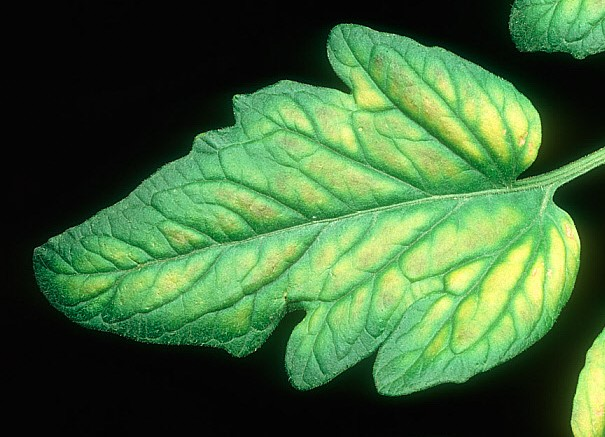
#> input picture images/1.jpg, 605 x 437 px
$ python leaf_analyze_hsv_6.py images/1.jpg
#> lines starting #> are read from the running program, lines starting #| are printed output that depends on the picture; after the words box and inside, x2 and y2 are one past the last pixel; in counts of white or black regions, pixels touching at a corner belong together
import cv2
import numpy as np
import sys
import os

def get_min_max_intensity(hsv_img, structural_mask, color_mask):
    """Calculates min and max brightness (V channel) where structure and color overlap."""
    combined_mask = cv2.bitwise_and(structural_mask, color_mask)
    v_channel = hsv_img[:, :, 2]
    pixels = v_channel[combined_mask == 255]

    if len(pixels) > 0:
        return int(np.min(pixels)), int(np.max(pixels))
    return 0, 0

def analyze_leaf_deficiency(image_path, report_file):
#> called with image_path = 'images/1.jpg'
    img = cv2.imread(image_path)
#> img is the input picture: shape (437, 605, 3); mean B, G, R 57.3, 103.3, 64
    if img is None:
        error_msg = f"Error: Could not load the leaf image from path: '{image_path}'\n"
        print(error_msg)
        report_file.write(error_msg)
        return

    # Resize to standard dimensions
    img = cv2.resize(img, (600, 600))
#> img: shape (600, 600, 3)
    hsv = cv2.cvtColor(img, cv2.COLOR_BGR2HSV)
#> hsv: shape (600, 600, 3); mean H, S, V 40.8, 99.3, 103.2
    gray = cv2.cvtColor(img, cv2.COLOR_BGR2GRAY)
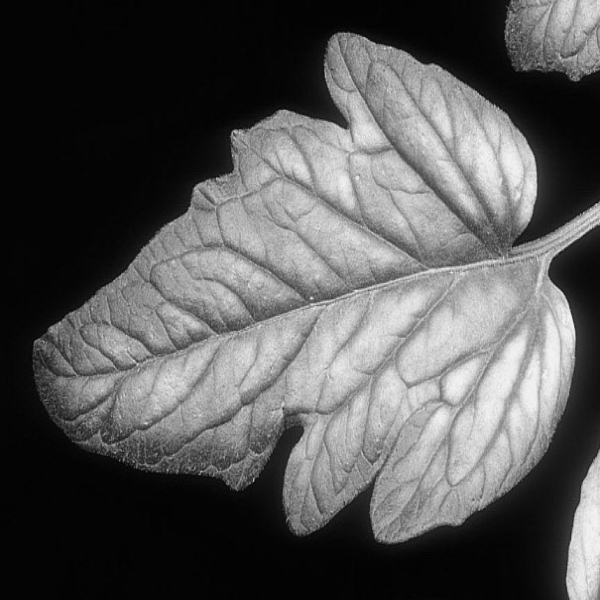
#> gray: shape (600, 600); min 0, max 245, mean 86.2

    # ==========================================
    # UPGRADED STEP 1: ROBUST LEAF SEGMENTATION
    # ==========================================
    # Define a generous range capturing all plant matter (withered browns to healthy dark greens)
    # This automatically filters out blue backgrounds, stark white trays, or concrete floors.
    lower_plant = np.array([5, 20, 25])
    upper_plant = np.array([95, 255, 255])
    raw_plant_mask = cv2.inRange(hsv, lower_plant, upper_plant)
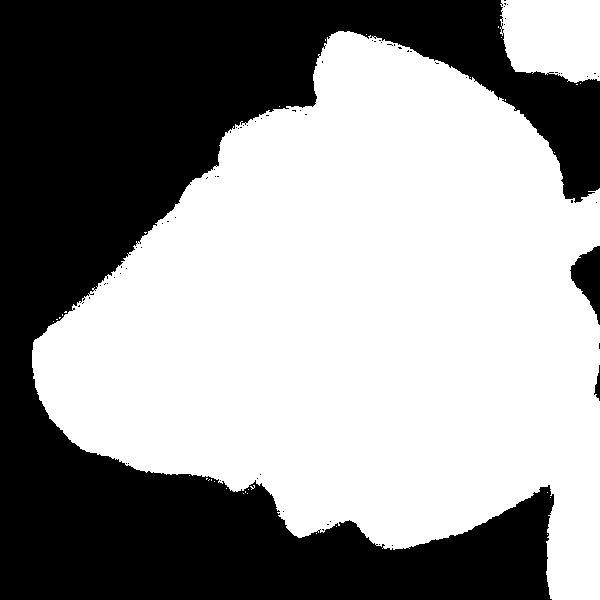
#> raw_plant_mask: shape (600, 600); 58.2% white; 72 black regions (69 under 20 px), largest, box (x1, y1, x2, y2) and area: (0, 0, 600, 600) 149145, (570, 246, 600, 325) 1280, (594, 365, 600, 401) 106

    # Clean up minor speckles, dust, and close minor holes within the leaf body
    kernel_clean = cv2.getStructuringElement(cv2.MORPH_ELLIPSE, (7, 7))
    cleaned_mask = cv2.morphologyEx(raw_plant_mask, cv2.MORPH_CLOSE, kernel_clean)
#> cleaned_mask: shape (600, 600); 58.4% white; 3 black regions, box (x1, y1, x2, y2) and area: (0, 0, 600, 600) 148424, (571, 246, 600, 316) 1238, (595, 382, 600, 396) 56
    cleaned_mask = cv2.morphologyEx(cleaned_mask, cv2.MORPH_OPEN, kernel_clean)
#> cleaned_mask: shape (600, 600); 58.4% white; 3 black regions

    # Extract contours from our cleaned color mask
    contours, _ = cv2.findContours(cleaned_mask, cv2.RETR_EXTERNAL, cv2.CHAIN_APPROX_SIMPLE)
#> contours = 2 contours; box (x1, y1, x2, y2) and area: (32, 31, 600, 600) 201936, (500, 0, 600, 85) 7125

    leaf_pixel_area = 0
    leaf_perimeter = 0.0
    width, height = 0, 0
    x, y = 0, 0
    leaf_contour = None

    # CRITICAL BACKGROUND ELIMINATION: Isolate only the absolute largest physical object
    if contours:
        leaf_contour = max(contours, key=cv2.contourArea)
#> leaf_contour = contour of 889 points, box (x1, y1, x2, y2) (32, 31, 600, 600), area 201936

        # Build a pristine mask containing EXCLUSIVELY the primary leaf contour
        leaf_mask = np.zeros_like(cleaned_mask)
        cv2.drawContours(leaf_mask, [leaf_contour], -1, 255, thickness=cv2.FILLED)
#> leaf_mask: shape (600, 600); 56.4% white; 3 black regions, box (x1, y1, x2, y2) and area: (0, 0, 600, 600) 155814, (571, 246, 600, 316) 1241, (595, 382, 600, 396) 56

        # Calculate Shape and Geometry Metrics
        leaf_pixel_area = cv2.contourArea(leaf_contour)
#> leaf_pixel_area = 201936.5
        leaf_perimeter = cv2.arcLength(leaf_contour, closed=True)
#> leaf_perimeter = 2208.3
        x, y, width, height = cv2.boundingRect(leaf_contour)
#> x = 32; y = 31; width = 568; height = 569
    else:
        # Fallback to the morph mask if no contours are identified
        leaf_mask = cleaned_mask
        print(f"Warning: No clear independent contours detected for {os.path.basename(image_path)}.")

    # ==========================================
    # STEP 2: DISSECT VEINS AND LAMINA
    # ==========================================
    kernel_vein = cv2.getStructuringElement(cv2.MORPH_CROSS, (15, 15))
    blackhat = cv2.morphologyEx(gray, cv2.MORPH_BLACKHAT, kernel_vein)

    # We apply adaptive thresholding here instead of a hardcoded value to better manage shadows
    vein_mask_raw = cv2.adaptiveThreshold(blackhat, 255, cv2.ADAPTIVE_THRESH_GAUSSIAN_C, cv2.THRESH_BINARY, 15, 2)
#> vein_mask_raw: shape (600, 600); 71.9% white; black in thin lines or dots

    # Intersection ensures background elements outside the leaf boundary never bleed into our veins
    vein_mask = cv2.bitwise_and(vein_mask_raw, leaf_mask)
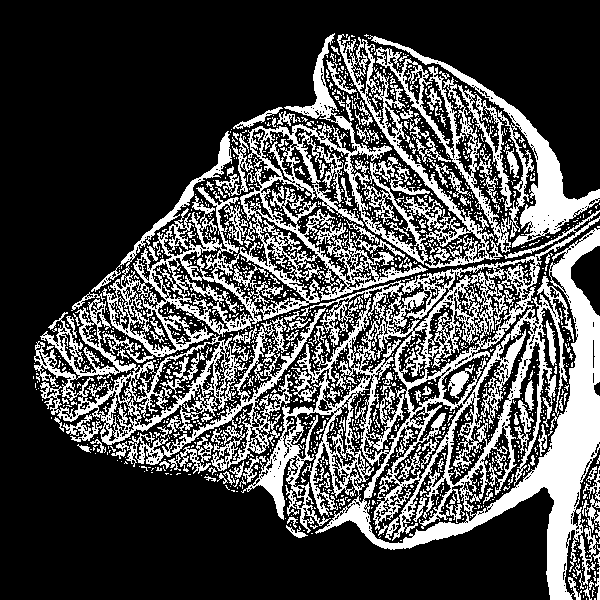
#> vein_mask: shape (600, 600); 29.4% white; 1692 white regions (1537 under 20 px), largest, box (x1, y1, x2, y2) and area: (241, 210, 600, 600) 40847, (34, 33, 503, 445) 33084, (368, 35, 600, 253) 9681
    lamina_mask = cv2.bitwise_and(leaf_mask, cv2.bitwise_not(vein_mask))
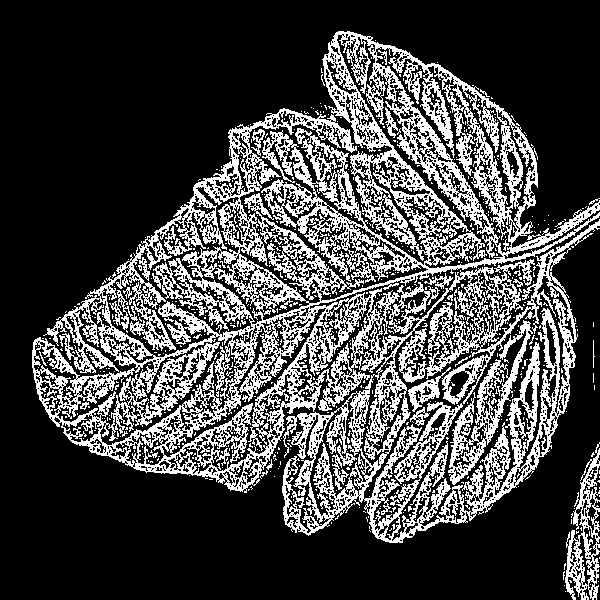
#> lamina_mask: shape (600, 600); 27% white in thin lines or dots, all inside (x1, y1, x2, y2) = (32, 31, 600, 600)

    # ==========================================
    # STEP 3 & 4: HSV DIAGNOSTIC MASKS
    # ==========================================
    lower_green = np.array([36, 60, 40])
    upper_green = np.array([85, 255, 255])

    lower_yellow = np.array([21, 60, 80])
    upper_yellow = np.array([35, 255, 255])

    lower_pale_green = np.array([36, 15, 100])
    upper_pale_green = np.array([85, 59, 255])

    lower_brown = np.array([5, 50, 30])
    upper_brown = np.array([20, 255, 180])

    lower_purple = np.array([130, 40, 20])
    upper_purple = np.array([175, 255, 150])

    masks = {
        'Green': cv2.inRange(hsv, lower_green, upper_green),
        'Yellow': cv2.inRange(hsv, lower_yellow, upper_yellow),
        'Pale Green': cv2.inRange(hsv, lower_pale_green, upper_pale_green),
        'Brown/Scorched': cv2.inRange(hsv, lower_brown, upper_brown),
        'Dark Purple': cv2.inRange(hsv, lower_purple, upper_purple)
    }

    # ==========================================
    # STEP 5 & 6: REPORT COMPILATION & METRICS
    # ==========================================
    vein_total_pixels = np.sum(vein_mask == 255)
#> vein_total_pixels = 105723
    lamina_total_pixels = np.sum(lamina_mask == 255)
#> lamina_total_pixels = 97166

    report_text = f"\nIMAGE FILE: {os.path.basename(image_path)}\n"
    report_text += "="*85 + "\n"
    report_text += "MORPHOLOGICAL METRICS (CLEANED BACKGROUND):\n"
    report_text += f"  - Total Leaf Pixel Area: {leaf_pixel_area:,} px\n"
    report_text += f"  - Boundary Perimeter:    {leaf_perimeter:.2f} px\n"
    report_text += f"  - Bounding Dimensions:   Width: {width}px | Height: {height}px\n"
    if leaf_pixel_area > 0:
        report_text += f"  - Vein Density Ratio:    {(vein_total_pixels / leaf_pixel_area)*100:.1f}%\n"
    report_text += "-"*85 + "\n"

    report_text += f"{'SEGMENT':<12} | {'COLOR':<15} | {'AREA %':<10} | {'INTENSITY RANGE (MIN - MAX)':<30}\n"
    report_text += "="*85 + "\n"

    for seg_name, seg_mask, total_pix in [('VEINS', vein_mask, vein_total_pixels), ('LAMINA', lamina_mask, lamina_total_pixels)]:
        if total_pix == 0:
            continue
        first_row = True
        for color_name, color_mask in masks.items():
            overlapping_pixels = np.sum(cv2.bitwise_and(seg_mask, color_mask) == 255)
            area_pct = (overlapping_pixels / total_pix) * 100
            c_min, c_max = get_min_max_intensity(hsv, seg_mask, color_mask)

            display_name = seg_name if first_row else ""
            report_text += f"{display_name:<12} | {color_name:<15} | {area_pct:>8.1f}% | [Min: {c_min:>3}, Max: {c_max:>3}]\n"
            first_row = False
        report_text += "-"*85 + "\n"
#> this loop made 2 passes
#> (seg_name, total_pix) on passes 1 to 2: ('VEINS', 105723), ('LAMINA', 97166)
#> pass 1, in get_min_max_intensity, `v_channel = hsv_img[:, :, 2]`:
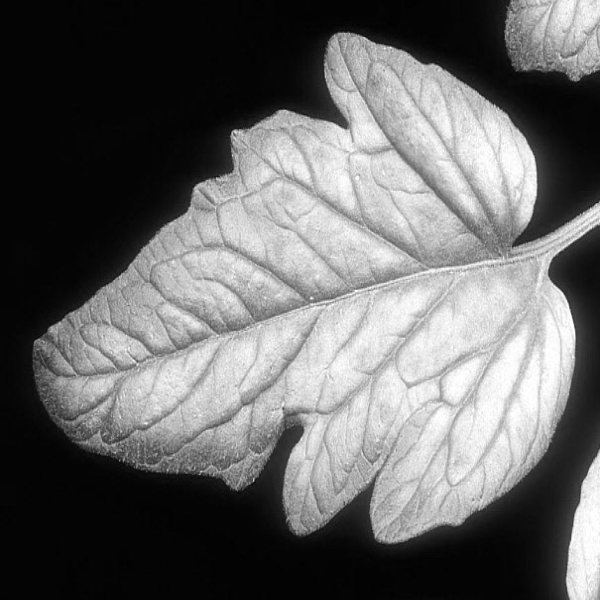
#> v_channel: shape (600, 600); min 1, max 255, mean 103.2
#> pass 1, in get_min_max_intensity (call 2), `combined_mask = cv2.bitwise_and(structural_mask, color_mask)`:
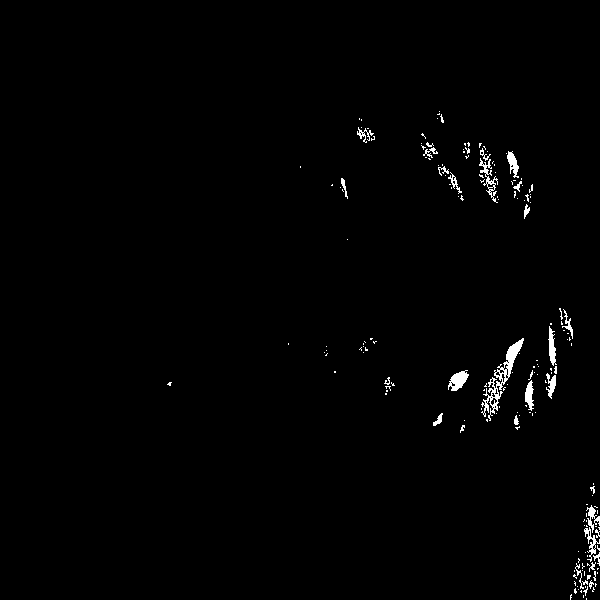
#> combined_mask: shape (600, 600); 1% white; 180 white regions (152 under 20 px), largest, box (x1, y1, x2, y2) and area: (481, 338, 524, 421) 737, (448, 370, 469, 391) 251, (479, 158, 498, 203) 235

    l_yellow_pct = (np.sum(cv2.bitwise_and(lamina_mask, masks['Yellow']) == 255) / lamina_total_pixels) * 100 if lamina_total_pixels > 0 else 0
#> l_yellow_pct = 4.35
    l_brown_pct = (np.sum(cv2.bitwise_and(lamina_mask, masks['Brown/Scorched']) == 255) / lamina_total_pixels) * 100 if lamina_total_pixels > 0 else 0
#> l_brown_pct = 0
    l_purple_pct = (np.sum(cv2.bitwise_and(lamina_mask, masks['Dark Purple']) == 255) / lamina_total_pixels) * 100 if lamina_total_pixels > 0 else 0
#> l_purple_pct = 0
    l_pale_pct = (np.sum(cv2.bitwise_and(lamina_mask, masks['Pale Green']) == 255) / lamina_total_pixels) * 100 if lamina_total_pixels > 0 else 0
#> l_pale_pct = 0.0134

    alerts = []
    if l_brown_pct > 15: alerts.append("⚠️ HIGH NECROTIC BROWN DETECTED: Review Potassium (K) Margin Scorch.")
    if l_purple_pct > 10: alerts.append("⚠️ PURPLE ANOMALY DETECTED: Check Phosphorus status or heavy anthocyanin stress.")
    if l_pale_pct > 30:  alerts.append("⚠️ HIGH PALE GREEN AREA: Possible early wilting or moisture transport stress.")
    if l_yellow_pct > 35: alerts.append("⚠️ HIGH YELLOW AREA: Active Chlorosis (Reference previous Mg vs N logic).")

    if not alerts:
        alerts.append("✅ Tissue areas align standard color composition profile bounds.")

    report_text += "DIAGNOSTIC ALERTS:\n" + "\n".join(alerts) + "\n"
    report_text += "="*85 + "\n"

    print(report_text)
#| IMAGE FILE: 1.jpg
#| =====================================================================================
#| MORPHOLOGICAL METRICS (CLEANED BACKGROUND):
#|   - Total Leaf Pixel Area: 201,936.5 px
#|   - Boundary Perimeter:    2208.28 px
#|   - Bounding Dimensions:   Width: 568px | Height: 569px
#> (further printed lines are left out)
    report_file.write(report_text)

    # ==========================================
    # STEP 7: SINGLE-WINDOW INTERACTIVE VISUALIZER
    # ==========================================
    print("\n[INFO] Interactive Visualizer Active.")
    print("  Press '0' -> View Original Leaf Image")
    print("  Press '1' -> View Isolate Boundary Shape & Dimensions (Erases Background)")
    print("  Press '2' -> View Vein vs Lamina Anatomical Masks")
    print("  Press '3' -> View Deficiency Deficiency Overlays")
    print("  Press 'q' -> Close window and move to next file\n")

    current_mode = '0'
    window_name = "Interactive Plant Pathology Dashboard"
    cv2.namedWindow(window_name)

    while True:
        if current_mode == '0':
            canvas = img.copy()
            cv2.putText(canvas, "MODE 0: Original Image", (15, 30), cv2.FONT_HERSHEY_SIMPLEX, 0.6, (0, 255, 0), 2)
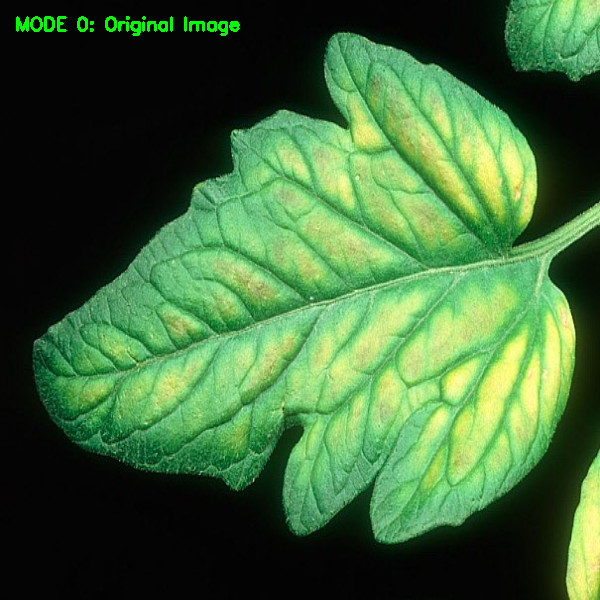
#> canvas: shape (600, 600, 3); mean B, G, R 57.2, 104.3, 63.9

        elif current_mode == '1':
            canvas = img.copy()
            if leaf_contour is not None:
                # Draws a pristine green silhouette directly around the leaf body
                cv2.drawContours(canvas, [leaf_contour], -1, (0, 255, 0), 3)
                cv2.rectangle(canvas, (x, y), (x + width, y + height), (255, 0, 0), 2)
            cv2.putText(canvas, f"MODE 1: Leaf Contour Boundary (Area: {int(leaf_pixel_area)}px)", (15, 30), cv2.FONT_HERSHEY_SIMPLEX, 0.5, (255, 255, 0), 2)

        elif current_mode == '2':
            canvas = img.copy()
            canvas[vein_mask == 255] = [255, 0, 0]        # Highlight internal veins neon blue
            canvas[lamina_mask == 255] = canvas[lamina_mask == 255] * 0.4 # Dim the body tissue to elevate contrast
            cv2.putText(canvas, "MODE 2: Anatomy Structure (Blue = Veins)", (15, 30), cv2.FONT_HERSHEY_SIMPLEX, 0.6, (255, 0, 0), 2)

        elif current_mode == '3':
            canvas = img.copy()
            canvas[masks['Brown/Scorched'] == 255] = [0, 69, 139]
            canvas[masks['Dark Purple'] == 255] = [128, 0, 128]
            canvas[masks['Yellow'] == 255] = [0, 255, 255]
            canvas[masks['Pale Green'] == 255] = [200, 255, 200]
            cv2.putText(canvas, "MODE 3: Nutrient Deficiency Overlay Map", (15, 30), cv2.FONT_HERSHEY_SIMPLEX, 0.6, (0, 0, 255), 2)

        cv2.imshow(window_name, canvas)

        key = cv2.waitKey(30) & 0xFF
#> (key q is pressed here)
        if key == ord('q'):
            break
        elif key in [ord('0'), ord('1'), ord('2'), ord('3')]:
            current_mode = chr(key)

    cv2.destroyAllWindows()

if __name__ == "__main__":
    if len(sys.argv) < 2:
        print("Usage: python script_name.py <leaf_image1> <leaf_image2> ...")
        sys.exit(1)

    report_filename = "expanded_leaf_report.txt"
    with open(report_filename, "w", encoding="utf-8") as f:
        f.write("="*85 + "\n")
        f.write("                     ADVANCED MULTI-NUTRIENT DEFICIENCY MATRIX                  \n")
        f.write("="*85 + "\n")

        for i in range(1, len(sys.argv)):
            analyze_leaf_deficiency(sys.argv[i], f)

    print(f"\nProcessing complete. Metrics saved to '{report_filename}'.")

$ run again, on images/2.jpg
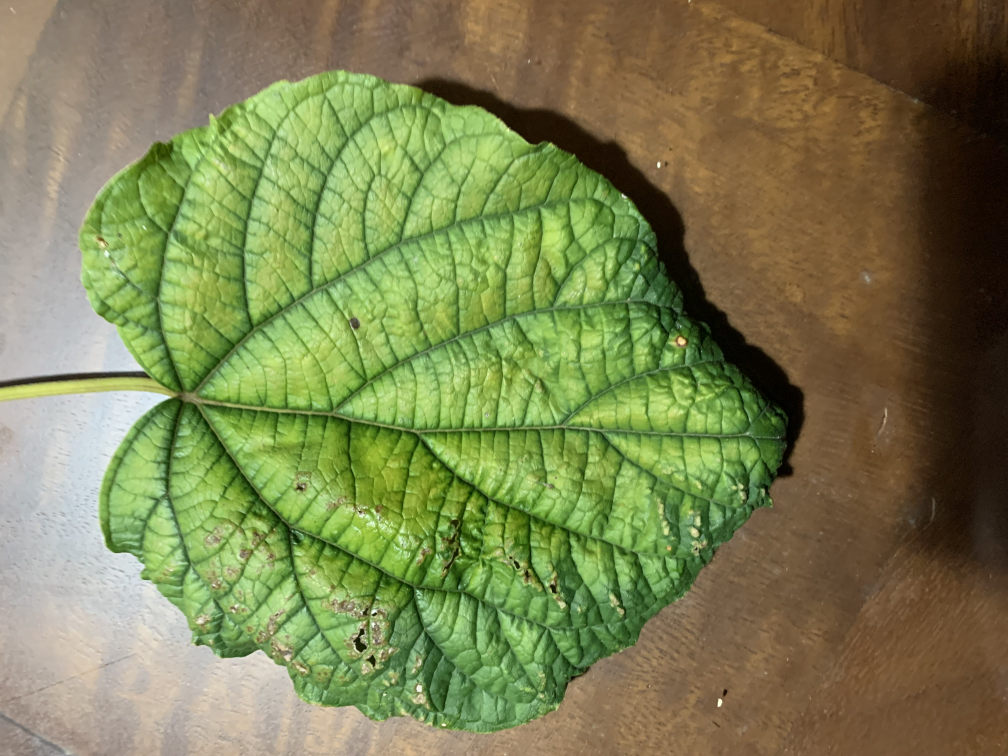
#> input picture images/2.jpg, 4032 x 3024 px (shown at 1/4 size)
#> in analyze_leaf_deficiency, img is the input picture: shape (3024, 4032, 3); mean B, G, R 81.6, 129.3, 123.8
#> img: shape (600, 600, 3)
#> hsv: shape (600, 600, 3); mean H, S, V 31.4, 120.5, 140.6
#> in analyze_leaf_deficiency, `raw_plant_mask = cv2.inRange(hsv, lower_plant, upper_plant)`:
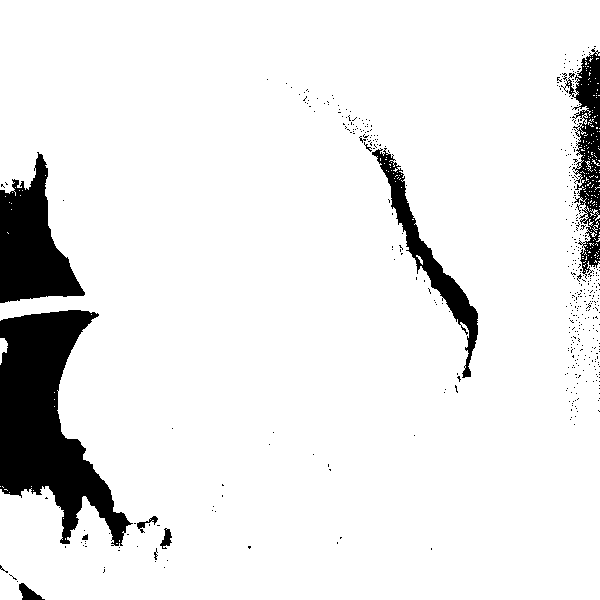
#> raw_plant_mask: shape (600, 600); 91.4% white; 467 black regions (457 under 20 px), largest, box (x1, y1, x2, y2) and area: (0, 310, 133, 546) 15204, (0, 152, 85, 303) 7007, (561, 48, 600, 279) 3669
#> contours = 2 contours; box (x1, y1, x2, y2) and area: (0, 0, 600, 600) 335016, (0, 338, 8, 356) 90
#> leaf_contour = contour of 540 points, box (x1, y1, x2, y2) (0, 0, 600, 600), area 335016
#> leaf_mask: shape (600, 600); 93.5% white; 7 black regions, largest, box (x1, y1, x2, y2) and area: (0, 310, 129, 542) 15082, (0, 157, 84, 303) 6845, (576, 58, 600, 124) 966
#> leaf_pixel_area = 335015.5
#> leaf_perimeter = 3203
#> x = 0; width = 600
#> vein_mask_raw: shape (600, 600); 55% white; 3091 black regions (2568 under 20 px), largest, box (x1, y1, x2, y2) and area: (0, 0, 451, 600) 69255, (358, 149, 520, 505) 10419, (367, 0, 600, 154) 6597
#> vein_mask: shape (600, 600); 50.9% white; 2801 black regions (2315 under 20 px), largest, box (x1, y1, x2, y2) and area: (0, 0, 451, 600) 86702, (358, 149, 520, 505) 10419, (367, 0, 600, 173) 7845
#> lamina_mask: shape (600, 600); 42.5% white; 2885 white regions (2380 under 20 px), largest, box (x1, y1, x2, y2) and area: (0, 93, 451, 600) 50915, (358, 149, 520, 505) 10419, (45, 0, 323, 228) 8550
#> vein_total_pixels = 183407
#> lamina_total_pixels = 153123
#> the loop in analyze_leaf_deficiency, `for seg_name, seg_mask, total_pix in [('VEINS', vein_mask, vein_total_..` made 2 passes
#> (seg_name, total_pix) on passes 1 to 2: ('VEINS', 183407), ('LAMINA', 153123)
#> l_yellow_pct = 1.3
#> l_brown_pct = 33.67
#> l_purple_pct = 0
#> l_pale_pct = 0.356
#| IMAGE FILE: 2.jpg
#| =====================================================================================
#| MORPHOLOGICAL METRICS (CLEANED BACKGROUND):
#|   - Total Leaf Pixel Area: 335,015.5 px
#|   - Boundary Perimeter:    3203.04 px
#|   - Bounding Dimensions:   Width: 600px | Height: 600px
#> (further printed lines are left out)
#> in analyze_leaf_deficiency, `cv2.putText(canvas, "MODE 0: Original Image", (15, 30), cv2.FONT_HERSH..`:
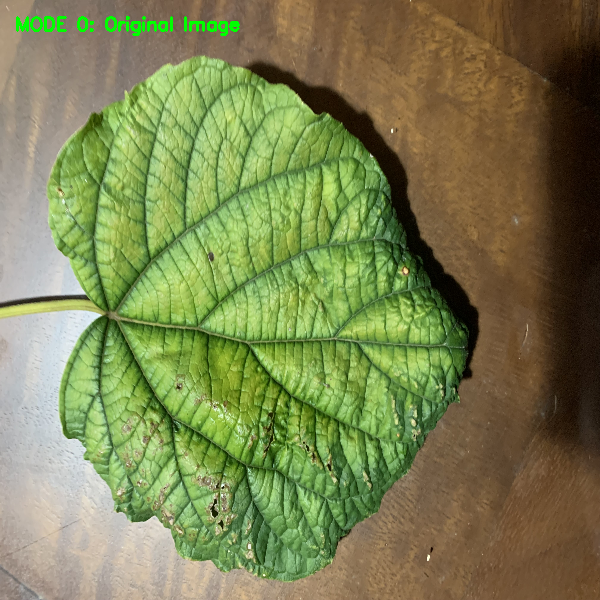
#> canvas: shape (600, 600, 3); mean B, G, R 81.1, 129.9, 123.1
